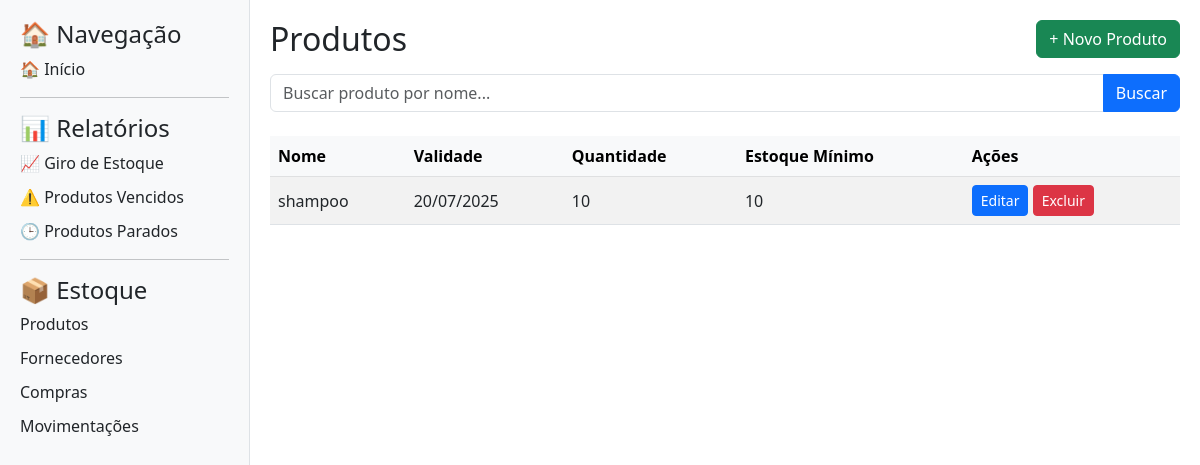
/produtos, run on an earlier commit of the app's database.
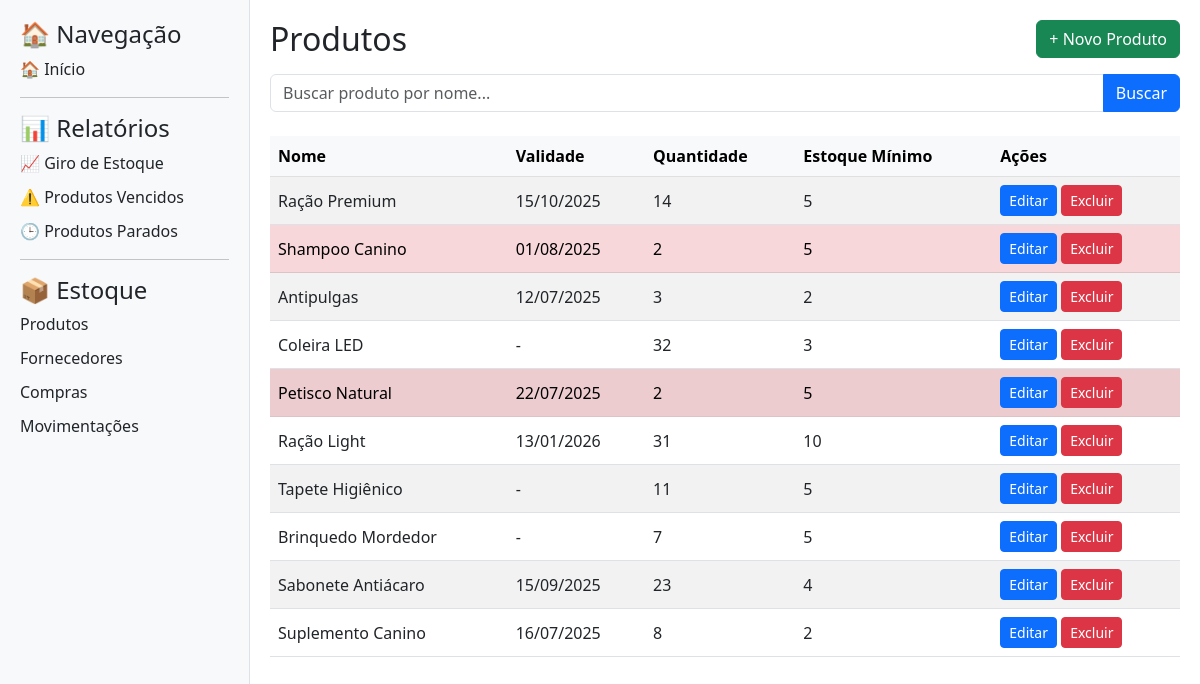
And on a later commit of the database.
### app/models.py (models this page shows)
class Produto(db.Model):
    id = db.Column(db.Integer, primary_key=True)
    nome = db.Column(db.String(100), nullable=False)
    lote = db.Column(db.String(50))
    validade = db.Column(db.Date)
    quantidade = db.Column(db.Integer, default=0)
    estoque_minimo = db.Column(db.Integer, default=10)
    estoque_maximo = db.Column(db.Integer, default=100)

### app/routes.py (the view)
@app.route("/produtos")
def listar_produtos():
    termo = request.args.get("busca", "")
    if termo:
        produtos = Produto.query.filter(Produto.nome.ilike(f"%{termo}%")).all()
    else:
        produtos = Produto.query.all()
    return render_template("produtos.html", produtos=produtos, termo=termo)

### app/templates/produtos.html
{% extends 'base.html' %}
{% block content %}
<div class="d-flex justify-content-between align-items-center mb-3">
    <h2 class="mb-0">Produtos</h2>
    <a class="btn btn-success" href="{{ url_for('novo_produto') }}">+ Novo Produto</a>
</div>
<form method="get" class="mb-4">
    <div class="input-group">
        <input type="text" name="busca" class="form-control" placeholder="Buscar produto por nome..." value="{{ termo }}">
        <button class="btn btn-primary">Buscar</button>
    </div>
</form>
<table class="table table-striped align-middle">
    <thead class="table-light">
        <tr>
            <th>Nome</th>
            <th>Validade</th>
            <th>Quantidade</th>
            <th>Estoque Mínimo</th>
            <th>Ações</th>
        </tr>
    </thead>
    <tbody>
        {% for p in produtos %}
        <tr class="{% if p.quantidade < p.estoque_minimo %}table-danger{% endif %}">
            <td>{{ p.nome }}</td>
            <td>{{ p.validade.strftime('%d/%m/%Y') if p.validade else '-' }}</td>
            <td>{{ p.quantidade }}</td>
            <td>{{ p.estoque_minimo }}</td>
            <td>
                <a class="btn btn-sm btn-primary" href="{{ url_for('editar_produto', id=p.id) }}">Editar</a>
                <form action="{{ url_for('excluir_produto', id=p.id) }}" method="post" style="display:inline;">
                    <button type="submit" class="btn btn-sm btn-danger" onclick="return confirm('Deseja excluir?')">Excluir</button>
                </form>
            </td>
        </tr>
        {% endfor %}
    </tbody>
</table>
{% endblock %}

### app/templates/base.html (shortened to what this page needs)
<!DOCTYPE html>
<html lang="pt-br">
<head>
    <link href="https://cdn.jsdelivr.net/npm/bootstrap@5.3.0/dist/css/bootstrap.min.css" rel="stylesheet">
    <link rel="stylesheet" href="{{ url_for('static', filename='style.css') }}">
</head>
<body>
    <div class="sidebar">
        <h4>🏠 Navegação</h4>
        <a href="{{ url_for('dashboard') }}">🏠 Início</a>
        <hr>
        <h4>📊 Relatórios</h4>
        <a href="{{ url_for('relatorio_giro_estoque') }}">📈 Giro de Estoque</a>
        <a href="{{ url_for('relatorio_vencidos') }}">⚠️ Produtos Vencidos</a>
        <a href="{{ url_for('relatorio_parados') }}">🕒 Produtos Parados</a>
        <hr>
        <h4>📦 Estoque</h4>
        <a href="{{ url_for('listar_produtos') }}">Produtos</a>
        <a href="{{ url_for('listar_fornecedores') }}">Fornecedores</a>
        <a href="{{ url_for('listar_compras') }}">Compras</a>
        <a href="{{ url_for('listar_movimentacoes') }}">Movimentações</a>
    </div>
    <div class="content">
        {% block content %}{% endblock %}
    </div>
</body>
</html>

### app/static/style.css (style rules this page uses)
body { display: flex; }
.sidebar { width: 250px; min-height: 100vh; background-color: #f8f9fa; padding: 20px; border-right: 1px solid #dee2e6; }
.content { flex: 1; padding: 20px; }
.sidebar a { display: block; margin-bottom: 10px; color: #212529; text-decoration: none; }

What changed in the data, as far as the page shows it:
removed Produto: nome "shampoo", validade "20/07/2025", quantidade "10", estoque_minimo "10"
added Produto: nome "Ração Premium", validade "15/10/2025", quantidade "14", estoque_minimo "5"
added Produto: nome "Shampoo Canino", validade "01/08/2025", quantidade "2", estoque_minimo "5"
added Produto: nome "Antipulgas", validade "12/07/2025", quantidade "3", estoque_minimo "2"
added Produto: nome "Coleira LED", validade "-", quantidade "32", estoque_minimo "3"
added Produto: nome "Petisco Natural", validade "22/07/2025", quantidade "2", estoque_minimo "5"
added Produto: nome "Ração Light", validade "13/01/2026", quantidade "31", estoque_minimo "10"
added Produto: nome "Tapete Higiênico", validade "-", quantidade "11", estoque_minimo "5"
added Produto: nome "Brinquedo Mordedor", validade "-", quantidade "7", estoque_minimo "5"
added Produto: nome "Sabonete Antiácaro", validade "15/09/2025", quantidade "23", estoque_minimo "4"
added Produto: nome "Suplemento Canino", validade "16/07/2025", quantidade "8", estoque_minimo "2"
